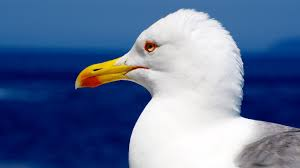
#> input picture Dominant Color Extraction for Image Segmentation/seagull.jpg, 300 x 168 px
$ jupyter execute Dominant-Color-Extraction.ipynb
#> lines starting #> are read from the running program, lines starting #| are printed output that depends on the picture
[cell 1]
import numpy as np
import cv2
import matplotlib.pyplot as plt
from sklearn.cluster import KMeans

[cell 2]
img = cv2.imread('seagull.jpg')
#> img is the input picture: shape (168, 300, 3); mean B, G, R 151.9, 114.7, 94.9
img = cv2.cvtColor(img, cv2.COLOR_BGR2RGB)
plt.imshow(img)
original_img = img
plt.show()

[cell 3]
all_pixels=img.reshape(img.shape[0]*img.shape[1],img.shape[2])
print(img.shape)
#| (168, 300, 3)

[cell 4]
dominant_colors = 4
km = KMeans(n_clusters=dominant_colors)
km.fit(all_pixels)

[cell 5]
centers = km.cluster_centers_
labels=km.labels_

[cell 6]
i = 1
colors = []
for each_col in centers:
    plt.subplot(1,4,i)
    plt.axis("off")
    i+=1
    colors.append(each_col)
    # color swatch
    a = np.zeros((100,100,3), dtype='uint8')
    a[:, :, :] = each_col
    plt.imshow(a)
plt.show()
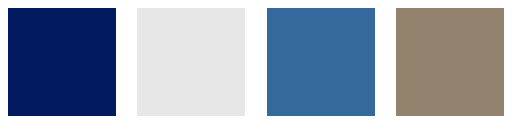
#> figure drawn by matplotlib, 4 panels

[cell 7]
new_img = np.zeros((330*500,3), dtype='uint8')
print(new_img.shape)

[cell 8]
a = km.labels_
print(len(a))
colors

[cell 9]
new_img=np.zeros((img.shape[0]*img.shape[1],img.shape[2]),dtype='uint8')
for i in range(new_img.shape[0]):
    new_img[i]=colors[labels[i]]

[cell 10]
plt.imshow(new_img)
plt.imshow(original_img)
plt.show()
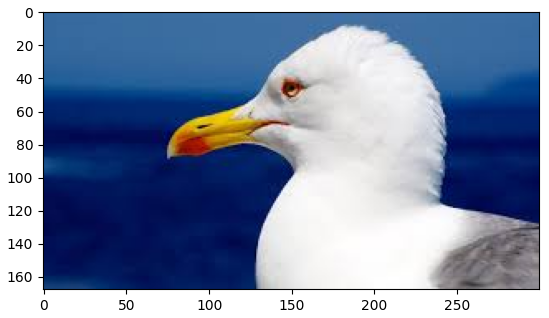
#> figure drawn by matplotlib, 1 panel

[cell 11]
new_img=new_img.reshape(img.shape)
plt.imshow(new_img)
plt.show()
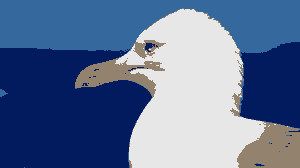
#> shown: shape (168, 300, 3); mean R, G, B 94.4, 114.3, 151.5
